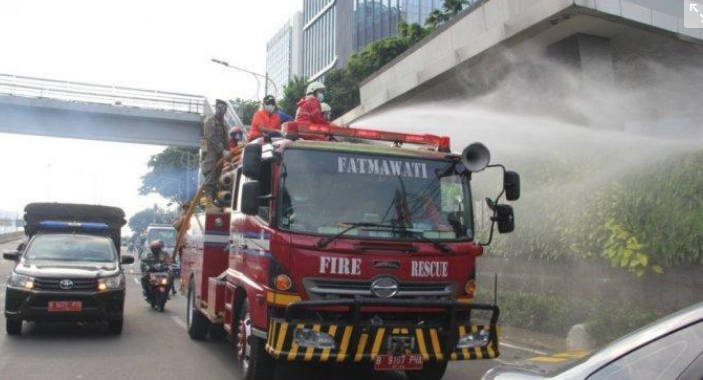
#> input picture dataset/emergency/1.png, 703 x 380 px, found by its file name; its folder holds only this picture in this run
$ python prepare_dataset.py
#> lines starting #> are read from the running program, lines starting #| are printed output that depends on the picture
import os
import cv2
import numpy as np
from sklearn.model_selection import train_test_split
from sklearn.utils import shuffle
from collections import Counter
from tqdm import tqdm

# Path ke dataset
DATASET_PATH = "D:/Emergency Vehicle Identification/dataset"
CATEGORIES = ["emergency", "non_emergency"]
IMG_SIZE = 224  # Ukuran gambar untuk model (disesuaikan)
valid_extensions = (".jpg", ".jpeg", ".png", ".bmp")

# Validasi dataset path dan kategori
if not os.path.exists(DATASET_PATH):
    raise FileNotFoundError(f"Dataset path not found: {DATASET_PATH}")

for category in CATEGORIES:
    folder_path = os.path.join(DATASET_PATH, category)
    if not os.path.exists(folder_path):
        raise FileNotFoundError(f"Category folder not found: {folder_path}")

def load_images():
    images = []
    labels = []

    for category in CATEGORIES:
        folder_path = os.path.join(DATASET_PATH, category)
        label = CATEGORIES.index(category)

        for img_name in tqdm(os.listdir(folder_path), desc=f"Processing {category}"):
            if not img_name.lower().endswith(valid_extensions):
                continue
            try:
                img_path = os.path.join(folder_path, img_name)
                img = cv2.imread(img_path)
#> img is the input picture: shape (380, 703, 3); mean B, G, R 137.4, 138.5, 141.5
                img = cv2.resize(img, (IMG_SIZE, IMG_SIZE))
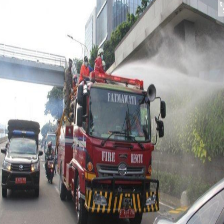
#> img: shape (224, 224, 3); mean B, G, R 137.3, 138.4, 141.4
                images.append(img)
                labels.append(label)
            except Exception as e:
                print(f"Error loading image {img_name}: {e}")
                continue
#> pass 2 of the loop in load_images, `for category in CATEGORIES:`:
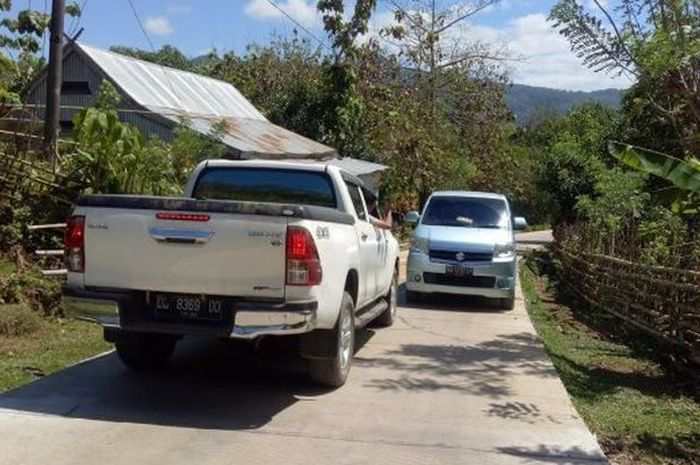
#> input picture dataset/non_emergency/1.jpg, 700 x 465 px, found by its file name
#> in load_images, img is the input picture: shape (465, 700, 3); mean B, G, R 97, 104.7, 104.4
#> in load_images, `img = cv2.resize(img, (IMG_SIZE, IMG_SIZE))`:
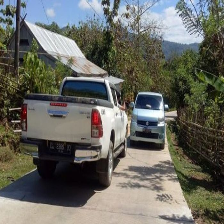
#> img: shape (224, 224, 3); mean B, G, R 96.9, 104.6, 104.3

    images = np.array(images) / 255.0  # Normalisasi (0-1)
    labels = np.array(labels)
    return images, labels

# Load dataset
images, labels = load_images()
#> labels = [0, 1]

# Cek jumlah label
label_counts = Counter(labels)
#> label_counts = {0: 1, 1: 1}
print("Label counts:", label_counts)
#| Label counts: Counter({0: 1, 1: 1})

# Shuffle dataset
images, labels = shuffle(images, labels, random_state=42)
#> labels = [1, 0]

# Bagi dataset menjadi training dan testing
X_train, X_test, y_train, y_test = train_test_split(images, labels, test_size=0.2, random_state=42)
#> y_train = [1]; y_test = [0]

print("Dataset berhasil diproses!")
print(f"Jumlah training data: {len(X_train)}, Jumlah testing data: {len(X_test)}")
#| Jumlah training data: 1, Jumlah testing data: 1

# Simpan dataset yang telah di-preprocess
np.savez_compressed("dataset.npz", X_train=X_train, y_train=y_train, X_test=X_test, y_test=y_test)
